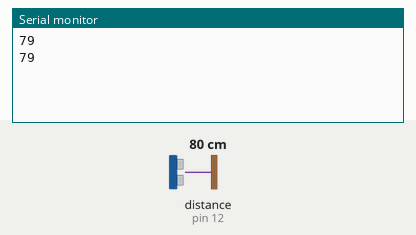
Simulated run of this sketch. Board: Arduino Uno, built with avr-gcc and run on an emulated ATmega328P. On the bench: the last lines printed to the serial monitor. Wiring (inferred from the names in the program): ultrasonic range finder: trigger pin 11; echo pin 12. The inputs (shaded band) are chosen by the test bench; at power-on: distance to the obstacle (sensor on pin 12) 80 cm. The echo pulse lasts 58.3 µs per cm.

Above: at 1.8 s.
1.9 s: distance to the obstacle (sensor on pin 12) set to 2 cm
At 2.8 s:
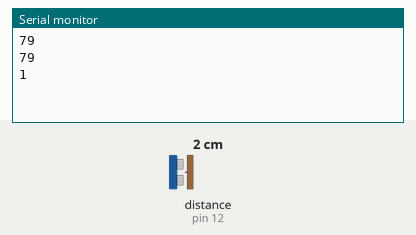
3.4 s: distance to the obstacle (sensor on pin 12) set to 4 cm
At 4.8 s:
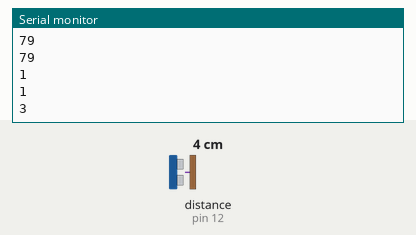
Timing chart, 0 to 6.4 s (numbered marks = the images above; inputs shaded):
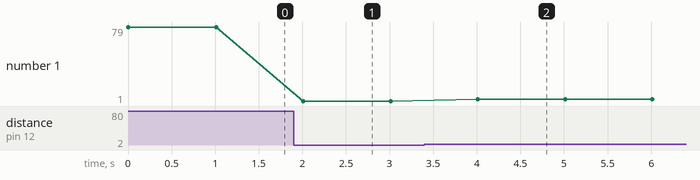

The sketch:

uasproject.ino
```cpp
int trigPin = 11;    // Trigger
int echoPin = 12;    // Echo
int duration, cm, inches;

void setup() {
  //Serial Port begin
  Serial.begin (9600);
//Define inputs and outputs
  pinMode(trigPin, OUTPUT);
  pinMode(echoPin, INPUT);
}
void loop() {
// Sensor dipicu oleh pulsa TINGGI sebanyak 10 mikrodetik atau lebih.
// Berikan pulsa RENDAH pendek sebelumnya untuk memastikan denyut TINGGI yang bersih:
  digitalWrite(trigPin, LOW);
  delayMicroseconds(5);
 digitalWrite(trigPin, HIGH);
  delayMicroseconds(10);
  digitalWrite(trigPin, LOW);

// Baca sinyal dari sensor: pulsa TINGGI yang
// durasi adalah waktu (dalam mikrodetik) dari pengiriman
// dari ping ke penerimaan gema dari objek.
  pinMode(echoPin, INPUT);
  duration = pulseIn(echoPin, HIGH);

  // Ubah waktu menjadi jarak
  cm = (duration/2) / 29.1 ;     // Bagilah dengan 29,1 atau kalikan dengan 0,0343
  inches = (duration/2) / 74;   // Bagilah dengan 74 atau kalikan dengan 0,0135

//  Serial.println(duration);
  Serial.println(cm);

  delay(1000);
}
```

Measured:
- after the input at 1.9 s, the serial monitor: prints a new line after 0.11 s (image 1)
- after the input at 3.4 s, the serial monitor: prints a new line after 0.61 s (image 2)
- plotted number 1: 79 → 1 after the input at 1.9 s, 1 → 3 after the input at 3.4 s
